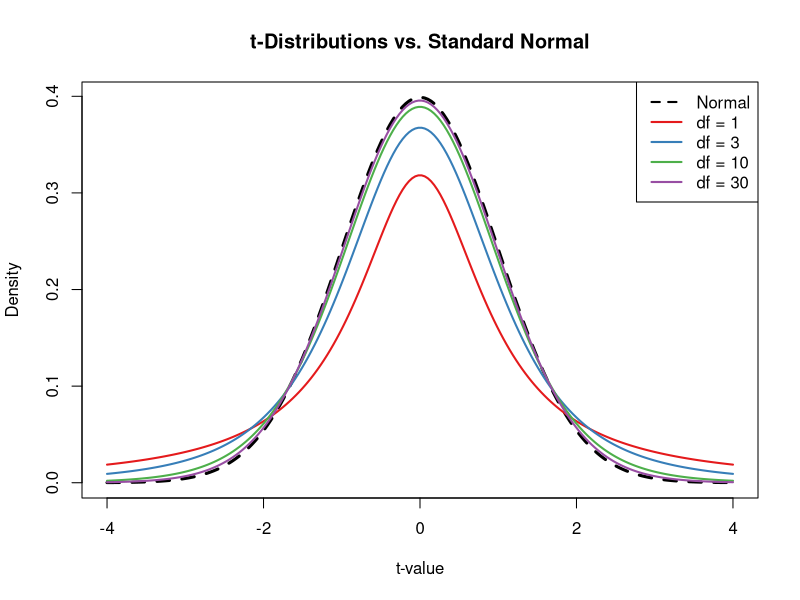
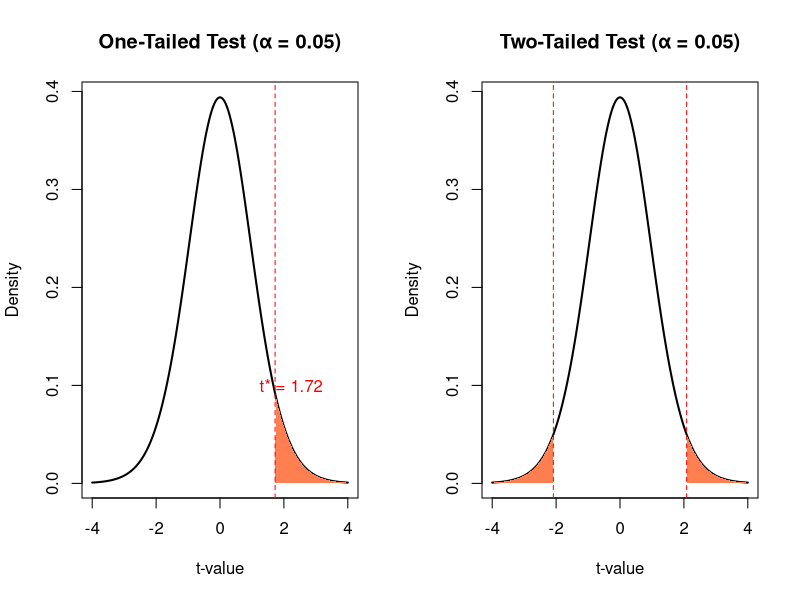
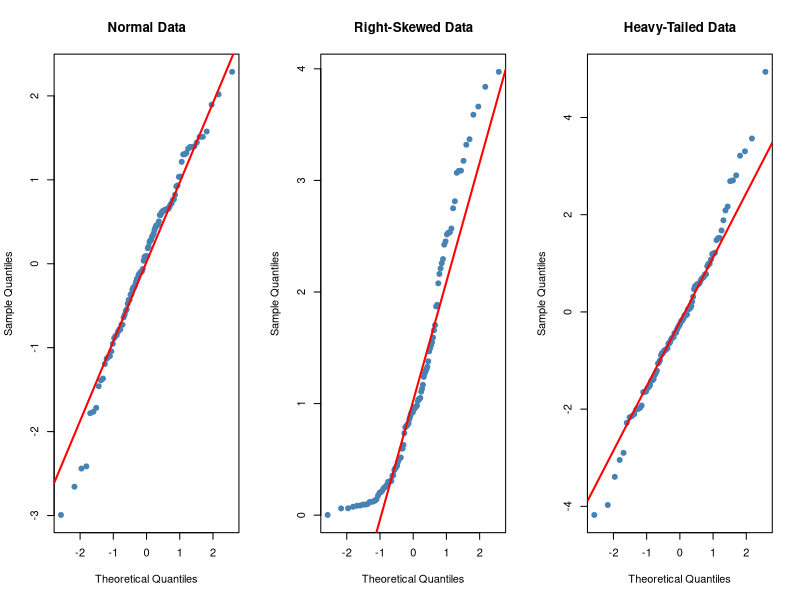
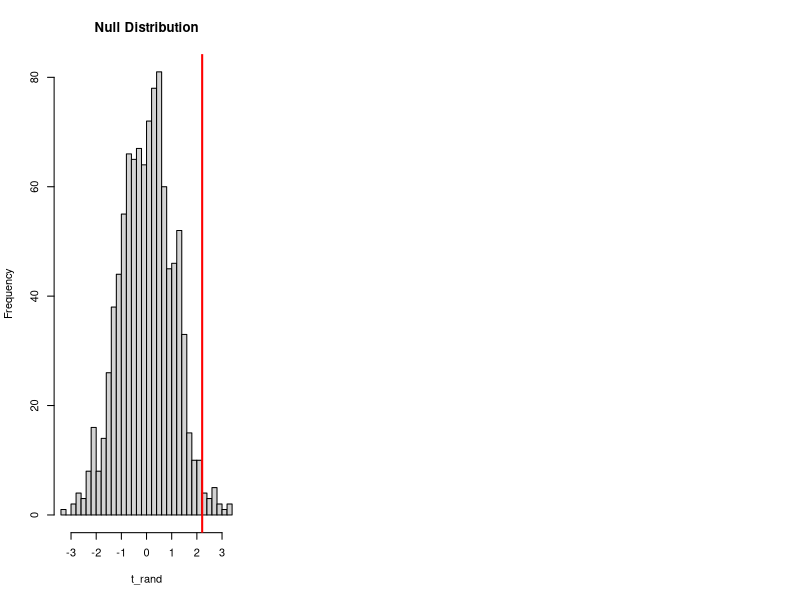
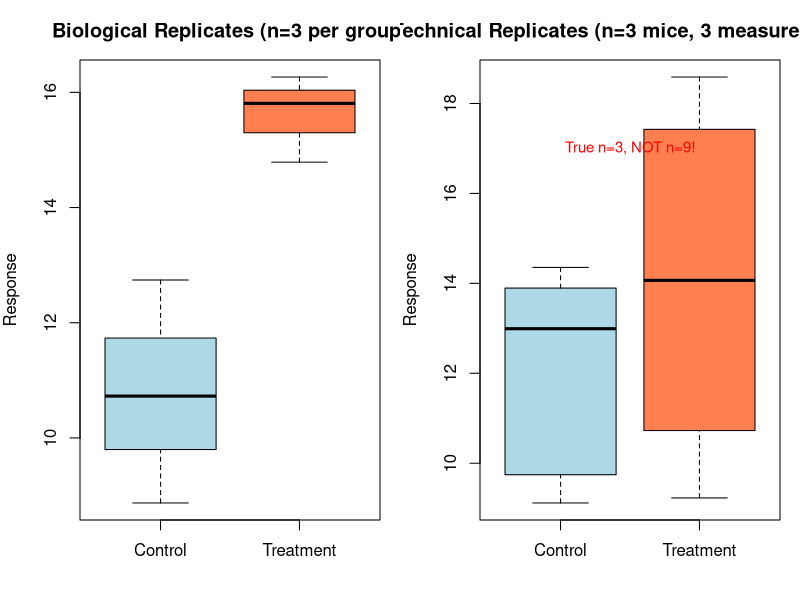
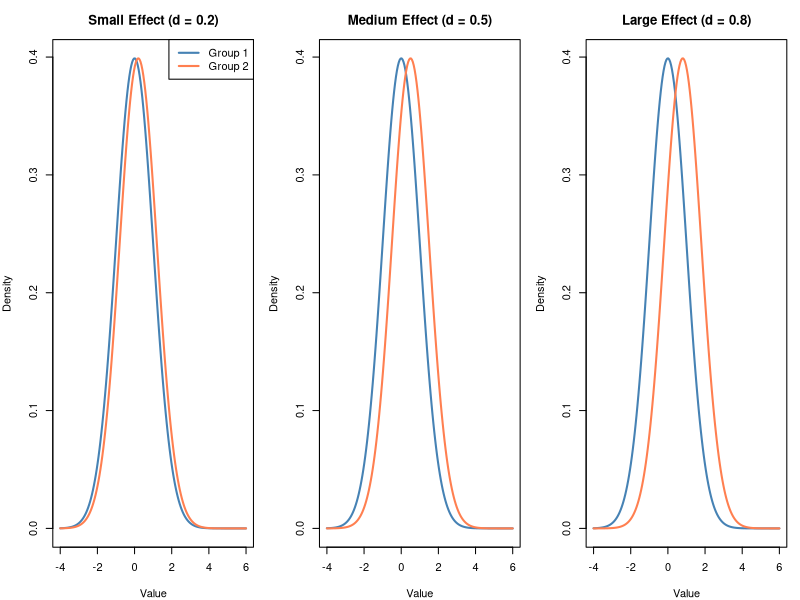

Write the R code that produced these figures, in order.
## ---- chunk 1
#| label: setup
#| include: false

# Core data manipulation and visualization
library(tidyverse)
library(knitr)
library(readxl)

# Statistical analysis packages
library(MASS)        # LDA, robust regression
library(pwr)         # Power analysis
library(boot)        # Bootstrap methods
library(car)         # Companion to Applied Regression
library(survival)    # Survival analysis
library(nlme)        # Mixed effects models
library(broom)       # Tidy model output
library(emmeans)     # Estimated marginal means

# Set consistent theme for all plots
theme_set(theme_minimal(base_size = 14))

# Set seed for reproducibility
set.seed(2026)
## ---- chunk 2
#| label: fig-t-dist-output
#| fig-cap: "t-distributions approach normal as df increases"
#| fig-width: 9
#| fig-height: 4
#| echo: false
#| eval: true

x <- seq(-4, 4, length.out = 200)
df_values <- c(1, 3, 10, 30)
colors <- c("#E41A1C", "#377EB8", "#4DAF4A", "#984EA3")

plot(x, dnorm(x), type = "l", lwd = 3, col = "black", lty = 2,
     ylab = "Density", xlab = "t-value",
     main = "t-Distributions vs. Standard Normal")

for(i in seq_along(df_values)) {
  lines(x, dt(x, df = df_values[i]), col = colors[i], lwd = 2)
}

legend("topright", c("Normal", paste("df =", df_values)),
       col = c("black", colors), lwd = 2, lty = c(2, rep(1, 4)))
## ---- chunk 3
#| label: fig-critical-regions-output
#| fig-cap: "Critical regions for α = 0.05 with df = 20"
#| fig-width: 10
#| fig-height: 4
#| echo: false
#| eval: true

par(mfrow = c(1, 2))
x <- seq(-4, 4, length.out = 200)
df <- 20

# One-tailed test (upper)
plot(x, dt(x, df), type = "l", lwd = 2, main = "One-Tailed Test (α = 0.05)",
     xlab = "t-value", ylab = "Density")
crit_1 <- qt(0.95, df)
polygon(c(crit_1, x[x > crit_1], 4), c(0, dt(x[x > crit_1], df), 0),
        col = "coral", border = NA)
abline(v = crit_1, lty = 2, col = "red")
text(crit_1 + 0.5, 0.1, paste("t* =", round(crit_1, 2)), col = "red")

# Two-tailed test
plot(x, dt(x, df), type = "l", lwd = 2, main = "Two-Tailed Test (α = 0.05)",
     xlab = "t-value", ylab = "Density")
crit_2 <- qt(0.975, df)
polygon(c(crit_2, x[x > crit_2], 4), c(0, dt(x[x > crit_2], df), 0),
        col = "coral", border = NA)
polygon(c(-4, x[x < -crit_2], -crit_2), c(0, dt(x[x < -crit_2], df), 0),
        col = "coral", border = NA)
abline(v = c(-crit_2, crit_2), lty = 2, col = "red")
## ---- chunk 4
#| label: qq-intro-output
#| echo: false
#| eval: true
#| fig-width: 10
#| fig-height: 4

par(mfrow = c(1, 3))

# Normal data
set.seed(42)
normal_data <- rnorm(100)
qqnorm(normal_data, main = "Normal Data", pch = 19, col = "steelblue")
qqline(normal_data, col = "red", lwd = 2)

# Right-skewed data
skewed_data <- rexp(100, rate = 1)
qqnorm(skewed_data, main = "Right-Skewed Data", pch = 19, col = "steelblue")
qqline(skewed_data, col = "red", lwd = 2)

# Heavy-tailed data
heavy_tail <- rt(100, df = 3)
qqnorm(heavy_tail, main = "Heavy-Tailed Data", pch = 19, col = "steelblue")
qqline(heavy_tail, col = "red", lwd = 2)
## ---- chunk 5
#| label: normality-tests
#| echo: true
#| eval: true

# Shapiro-Wilk test (best for n < 50)
set.seed(42)
normal_sample <- rnorm(30)
shapiro.test(normal_sample)
## ---- chunk 6
#| label: one-sample-t
#| echo: true

sample_data <- rnorm(30, mean = 10.5, sd = 2)
t.test(sample_data, mu = 10)
## ---- chunk 7
#| label: t-test-example
#| echo: true

set.seed(518)
pop1 <- rnorm(n = 100, mean = 2, sd = 0.5)
pop2 <- rnorm(n = 100, mean = 2.5, sd = 0.5)

t.test(pop1, pop2)
## ---- chunk 8
#| label: paired-t
#| echo: true

before <- c(200, 190, 210, 180, 195)
after <- c(180, 170, 190, 165, 175)

t.test(before, after, paired = TRUE)
## ---- chunk 9
#| label: empirical-null-output
#| echo: false
#| eval: true
#| fig-width: 7
#| fig-height: 4

set.seed(56)
pop_1 <- rnorm(n = 50, mean = 20.1, sd = 2)
pop_2 <- rnorm(n = 50, mean = 19.3, sd = 2)

t_obs <- t.test(x = pop_1, y = pop_2, alternative = "greater")$statistic

pops_comb <- c(pop_1, pop_2)
t_rand <- replicate(1000, {
  pops_shuf <- sample(pops_comb)
  t.test(x = pops_shuf[1:50], y = pops_shuf[51:100], alternative = "greater")$statistic
})

hist(t_rand, breaks = 30, main = "Null Distribution", col = "lightgray")
abline(v = t_obs, col = "red", lwd = 2)
## ---- chunk 10
#| label: empirical-p
#| echo: true

p_value <- sum(t_rand >= t_obs) / 1000
cat("Empirical p-value:", p_value)
## ---- chunk 11
#| label: replication-diagram-2
#| echo: false
#| eval: true
#| fig-width: 10
#| fig-height: 4

par(mfrow = c(1, 2), mar = c(4, 4, 3, 1))

# Biological replication
set.seed(42)
bio_reps <- data.frame(
  mouse = rep(1:6, each = 1),
  treatment = rep(c("Control", "Treatment"), each = 3),
  value = c(rnorm(3, 10, 2), rnorm(3, 15, 2))
)
boxplot(value ~ treatment, data = bio_reps, col = c("lightblue", "coral"),
        main = "Biological Replicates (n=3 per group)",
        ylab = "Response", xlab = "")
text(1.5, 17, "Each point = different mouse", cex = 0.9)

# Technical replication (wrong analysis)
tech_reps <- data.frame(
  measurement = 1:18,
  treatment = rep(c("Control", "Treatment"), each = 9),
  value = c(rep(rnorm(3, 10, 2), each = 3) + rnorm(9, 0, 0.5),
            rep(rnorm(3, 15, 2), each = 3) + rnorm(9, 0, 0.5))
)
boxplot(value ~ treatment, data = tech_reps, col = c("lightblue", "coral"),
        main = "Technical Replicates (n=3 mice, 3 measures each)",
        ylab = "Response", xlab = "")
text(1.5, 17, "True n=3, NOT n=9!", cex = 0.9, col = "red")
## ---- chunk 12
#| echo: true

# Example: Compare two groups
set.seed(123)
group1 <- rnorm(30, mean = 100, sd = 15)
group2 <- rnorm(30, mean = 108, sd = 15)

# Manual calculation
mean_diff <- mean(group2) - mean(group1)
pooled_sd <- sqrt(((29 * sd(group1)^2) + (29 * sd(group2)^2)) / 58)
cohens_d <- mean_diff / pooled_sd

cat("Mean difference:", round(mean_diff, 2), "\n")
cat("Cohen's d:", round(cohens_d, 2), "\n")

# Using t-test
t_result <- t.test(group2, group1)
cat("p-value:", format(t_result$p.value, digits = 4))
## ---- chunk 13
#| label: effect-sizes-output
#| echo: false
#| eval: true
#| fig-width: 10
#| fig-height: 4

par(mfrow = c(1, 3))

# Small effect (d = 0.2)
x <- seq(-4, 6, length.out = 200)
plot(x, dnorm(x, 0, 1), type = "l", lwd = 2, col = "steelblue",
     main = "Small Effect (d = 0.2)", ylab = "Density", xlab = "Value")
lines(x, dnorm(x, 0.2, 1), lwd = 2, col = "coral")
legend("topright", c("Group 1", "Group 2"), col = c("steelblue", "coral"), lwd = 2)

# Medium effect (d = 0.5)
plot(x, dnorm(x, 0, 1), type = "l", lwd = 2, col = "steelblue",
     main = "Medium Effect (d = 0.5)", ylab = "Density", xlab = "Value")
lines(x, dnorm(x, 0.5, 1), lwd = 2, col = "coral")

# Large effect (d = 0.8)
plot(x, dnorm(x, 0, 1), type = "l", lwd = 2, col = "steelblue",
     main = "Large Effect (d = 0.8)", ylab = "Density", xlab = "Value")
lines(x, dnorm(x, 0.8, 1), lwd = 2, col = "coral")
## ---- chunk 14
#| echo: true

# Bootstrap confidence interval for Cohen's d
library(boot)

# Function to calculate Cohen's d
calc_d <- function(data, indices) {
  d <- data[indices, ]
  g1 <- d[d$group == 1, "value"]
  g2 <- d[d$group == 2, "value"]
  pooled_sd <- sqrt(((length(g1)-1)*sd(g1)^2 + (length(g2)-1)*sd(g2)^2) /
                    (length(g1) + length(g2) - 2))
  (mean(g2) - mean(g1)) / pooled_sd
}

# Create data frame
effect_data <- data.frame(
  value = c(group1, group2),
  group = rep(1:2, each = 30)
)

# Bootstrap
boot_d <- boot(effect_data, calc_d, R = 1000)
boot_ci <- boot.ci(boot_d, type = "perc")
cat("Cohen's d =", round(boot_d$t0, 2),
    "\n95% CI: [", round(boot_ci$percent[4], 2), ",",
    round(boot_ci$percent[5], 2), "]")
## ---- chunk 15
#| label: multiple-testing
#| echo: true

# Original p-values from multiple tests
p_values <- c(0.001, 0.030, 0.040, 0.120, 0.250)

# Different correction methods
data.frame(
  original = p_values,
  bonferroni = p.adjust(p_values, method = "bonferroni"),
  holm = p.adjust(p_values, method = "holm"),
  BH = p.adjust(p_values, method = "BH")  # Benjamini-Hochberg (FDR)
)
